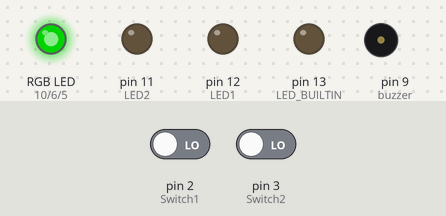
This program was run on a simulated Arduino Uno, built with avr-gcc and run on an emulated ATmega328P. On the bench: an RGB LED mixed from three pins (HIGH = lit), output pins drawn as LEDs (lit = HIGH), buzzer (waves = sounding). The test bench sets the inputs (shaded band); at power-on: pin 2 (Switch1) LOW, pin 3 (Switch2) LOW. Dim RGB values are drawn brighter than linear.

Above: at 3.6 s.
3.7 s: pin 2 (Switch1) driven HIGH and pin 3 (Switch2) driven HIGH
At 9.0 s:
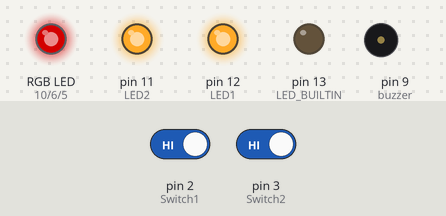
10.4 s: pin 2 (Switch1) driven LOW
At 15.0 s:
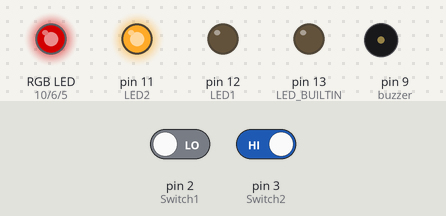
17.1 s: pin 3 (Switch2) driven LOW
At 20.8 s:
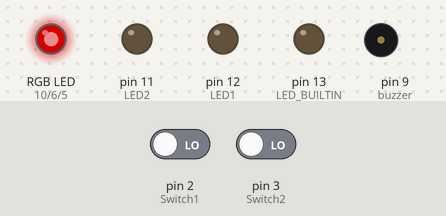
23.8 s: pin 2 (Switch1) driven HIGH
At 27.0 s:
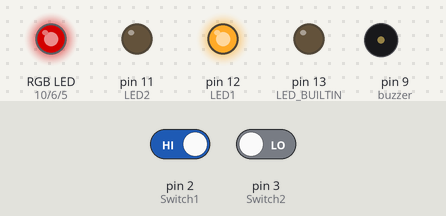
30.5 s: pin 3 (Switch2) driven HIGH
At 37.8 s:
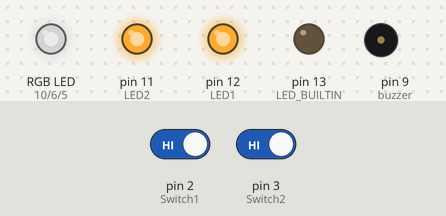
Timing chart, 0 to 38.9 s (numbered marks = the images above; inputs shaded):
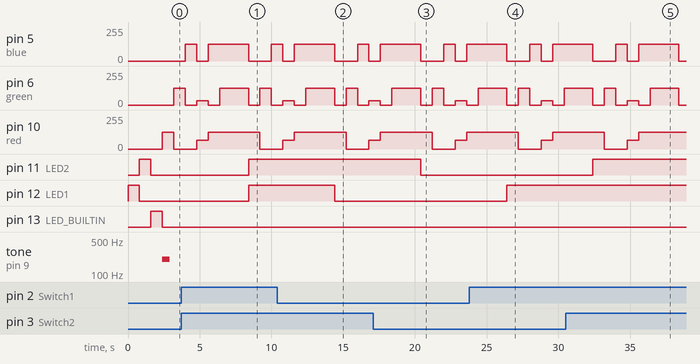

The program:

main.cpp
```cpp
#include <Arduino.h>
#include <zeldaslullaby.cpp>

//outputs
int LED1 = 12,
    LED2 = 11;
//inputs
int Switch1 = 2,
    Switch2 = 3,
    Switch3 = 4;

//day 6 - photoresistor
int photoresistor = A0; //analog input
int sensorValue = 0;

//day 7 - battery operations
unsigned int batteryCapacity = 50000;
unsigned int batteryLevel = 0;
unsigned int ticks = 0;
unsigned int wait = 100;
double PercentFull;

//day 8 - pwm rgb light
int blue = 5;
int green = 6;
int red = 10;

void blink(int LED){
    digitalWrite(LED, HIGH);
    delay(800);
    digitalWrite(LED, LOW);
}
void RGB_color(int red_value, int green_value, int blue_value)
{
  // custom function to set three PWM color channels to any given mixture
  analogWrite(red, red_value);
  analogWrite(green, green_value);
  analogWrite(blue, blue_value);

}
void setup() {

  pinMode(LED_BUILTIN, OUTPUT);
  pinMode(blue, OUTPUT);
  pinMode(green, OUTPUT);
  pinMode(red, OUTPUT);
  pinMode(LED1, OUTPUT);
  pinMode(LED2, OUTPUT);
  //blink all lights once
  blink(LED1);
  blink(LED2);
  blink(LED_BUILTIN);
  tone(buzzer, 200, 500);
  Serial.begin(9600);

  //zeldalul_setup();

}

void PrintBatteryPercentage() {
// print the elasped time
  Serial.print(ticks);
  Serial.print(" ms    charge at ");

//  convert the integers to decimal numbers, divide them and print...
  PercentFull=100*((double)batteryLevel / (double)batteryCapacity);
  Serial.print(PercentFull);

// print a percent character and line return...
  Serial.println("%");
}

void loop() {

    if (digitalRead(Switch1) == HIGH)
      digitalWrite(LED1, HIGH);
    else digitalWrite(LED1, LOW);
    if(digitalRead(Switch2) == HIGH)
      digitalWrite(LED2, HIGH);
    else digitalWrite(LED2, LOW);

//   sensorValue = analogRead(photoresistor); // read the value from the sensor:
//   batteryLevel += sensorValue;
//   ticks += wait;

//   if(batteryLevel >= batteryCapacity) {
//     Serial.print(ticks);
//     Serial.print(" ms     ");
//     Serial.println("FULLY CHARGED");
//     batteryLevel = batteryCapacity; // to prevent integer from continuing to increase
//     ticks = 0;
//     delay(20000);      // long pause
//   }
//   else {
//     PrintBatteryPercentage();
//   }
//  delay(wait);
  RGB_color(125, 0, 0); // Red
  delay(800);
  RGB_color(0, 125, 0); // Green
  delay(800);
  RGB_color(0, 0, 125); // Blue
  delay(800);
  RGB_color(64, 32, 0); // yellow
  delay(800);
  RGB_color(125, 0, 125); // purple
  delay(800);
  RGB_color(125, 125, 125); // white
  delay(2000);


}//loop
```

zeldaslullaby.cpp
```cpp
/*
  Zelda's Lullaby
  Connect a piezo buzzer or speaker to pin 11 or select a new pin.
  More songs available at https://github.com/robsoncouto/arduino-songs

                                              Robson Couto, 2019
*/

#define NOTE_B0  31
#define NOTE_C1  33
#define NOTE_CS1 35
#define NOTE_D1  37
#define NOTE_DS1 39
#define NOTE_E1  41
#define NOTE_F1  44
#define NOTE_FS1 46
#define NOTE_G1  49
#define NOTE_GS1 52
#define NOTE_A1  55
#define NOTE_AS1 58
#define NOTE_B1  62
#define NOTE_C2  65
#define NOTE_CS2 69
#define NOTE_D2  73
#define NOTE_DS2 78
#define NOTE_E2  82
#define NOTE_F2  87
#define NOTE_FS2 93
#define NOTE_G2  98
#define NOTE_GS2 104
#define NOTE_A2  110
#define NOTE_AS2 117
#define NOTE_B2  123
#define NOTE_C3  131
#define NOTE_CS3 139
#define NOTE_D3  147
#define NOTE_DS3 156
#define NOTE_E3  165
#define NOTE_F3  175
#define NOTE_FS3 185
#define NOTE_G3  196
#define NOTE_GS3 208
#define NOTE_A3  220
#define NOTE_AS3 233
#define NOTE_B3  247
#define NOTE_C4  262
#define NOTE_CS4 277
#define NOTE_D4  294
#define NOTE_DS4 311
#define NOTE_E4  330
#define NOTE_F4  349
#define NOTE_FS4 370
#define NOTE_G4  392
#define NOTE_GS4 415
#define NOTE_A4  440
#define NOTE_AS4 466
#define NOTE_B4  494
#define NOTE_C5  523
#define NOTE_CS5 554
#define NOTE_D5  587
#define NOTE_DS5 622
#define NOTE_E5  659
#define NOTE_F5  698
#define NOTE_FS5 740
#define NOTE_G5  784
#define NOTE_GS5 831
#define NOTE_A5  880
#define NOTE_AS5 932
#define NOTE_B5  988
#define NOTE_C6  1047
#define NOTE_CS6 1109
#define NOTE_D6  1175
#define NOTE_DS6 1245
#define NOTE_E6  1319
#define NOTE_F6  1397
#define NOTE_FS6 1480
#define NOTE_G6  1568
#define NOTE_GS6 1661
#define NOTE_A6  1760
#define NOTE_AS6 1865
#define NOTE_B6  1976
#define NOTE_C7  2093
#define NOTE_CS7 2217
#define NOTE_D7  2349
#define NOTE_DS7 2489
#define NOTE_E7  2637
#define NOTE_F7  2794
#define NOTE_FS7 2960
#define NOTE_G7  3136
#define NOTE_GS7 3322
#define NOTE_A7  3520
#define NOTE_AS7 3729
#define NOTE_B7  3951
#define NOTE_C8  4186
#define NOTE_CS8 4435
#define NOTE_D8  4699
#define NOTE_DS8 4978
#define REST      0


// change this to make the song slower or faster
int tempo = 108;

// change this to whichever pin you want to use
int buzzer = 9;

// notes of the moledy followed by the duration.
// a 4 means a quarter note, 8 an eighteenth , 16 sixteenth, so on
// !!negative numbers are used to represent dotted notes,
// so -4 means a dotted quarter note, that is, a quarter plus an eighteenth!!
int zeldalul_melody[] = {

  // Zelda's Lullaby - The Legend of Zelda Ocarina of Time.
  // Score available at https://musescore.com/user/12754451/scores/2762776

  NOTE_E4,2, NOTE_G4,4,
  NOTE_D4,2, NOTE_C4,8, NOTE_D4,8,
  NOTE_E4,2, NOTE_G4,4,
  NOTE_D4,-2,
  NOTE_E4,2, NOTE_G4,4,
  NOTE_D5,2, NOTE_C5,4,
  NOTE_G4,2, NOTE_F4,8, NOTE_E4,8,
  NOTE_D4,-2,
  NOTE_E4,2, NOTE_G4,4,
  NOTE_D4,2, NOTE_C4,8, NOTE_D4,8,
  NOTE_E4,2, NOTE_G4,4,
  NOTE_D4,-2,
  NOTE_E4,2, NOTE_G4,4,

  NOTE_D5,2, NOTE_C5,4,
  NOTE_G4,2, NOTE_F4,8, NOTE_E4,8,
  NOTE_F4,8, NOTE_E4,8, NOTE_C4,2,
  NOTE_F4,2, NOTE_E4,8, NOTE_D4,8,
  NOTE_E4,8, NOTE_D4,8, NOTE_A3,2,
  NOTE_G4,2, NOTE_F4,8, NOTE_E4,8,
  NOTE_F4,8, NOTE_E4,8, NOTE_C4,4, NOTE_F4,4,
  NOTE_C5,-2,

};

// sizeof gives the number of bytes, each int value is composed of two bytes (16 bits)
// there are two values per note (pitch and duration), so for each note there are four bytes
int notes = sizeof(zeldalul_melody) / sizeof(zeldalul_melody[0]) / 2;

// this calculates the duration of a whole note in ms
int wholenote = (60000 * 4) / tempo;

int divider = 0, noteDuration = 0;

void zeldalul_setup() {
  // iterate over the notes of the melody.
  // Remember, the array is twice the number of notes (notes + durations)
  for (int thisNote = 0; thisNote < notes * 2; thisNote = thisNote + 2) {

    // calculates the duration of each note
    divider = zeldalul_melody[thisNote + 1];
    if (divider > 0) {
      // regular note, just proceed
      noteDuration = (wholenote) / divider;
    } else if (divider < 0) {
      // dotted notes are represented with negative durations!!
      noteDuration = (wholenote) / abs(divider);
      noteDuration *= 1.5; // increases the duration in half for dotted notes
    }

    // we only play the note for 90% of the duration, leaving 10% as a pause
    tone(buzzer, zeldalul_melody[thisNote], noteDuration*0.9);

    // Wait for the specief duration before playing the next note.
    delay(noteDuration);

    // stop the waveform generation before the next note.
    noTone(buzzer);
  }
}
```

Measured:
- after the input at 3.7 s, pin 11 (LED2), pin 12 (LED1): LOW → HIGH after 4.7 s
- after the input at 10.4 s, pin 12 (LED1): HIGH → LOW after 4.0 s
- after the input at 17.1 s, pin 11 (LED2): HIGH → LOW after 3.3 s
- after the input at 23.8 s, pin 12 (LED1): LOW → HIGH after 2.6 s
- after the input at 30.5 s, pin 11 (LED2): LOW → HIGH after 1.9 s
